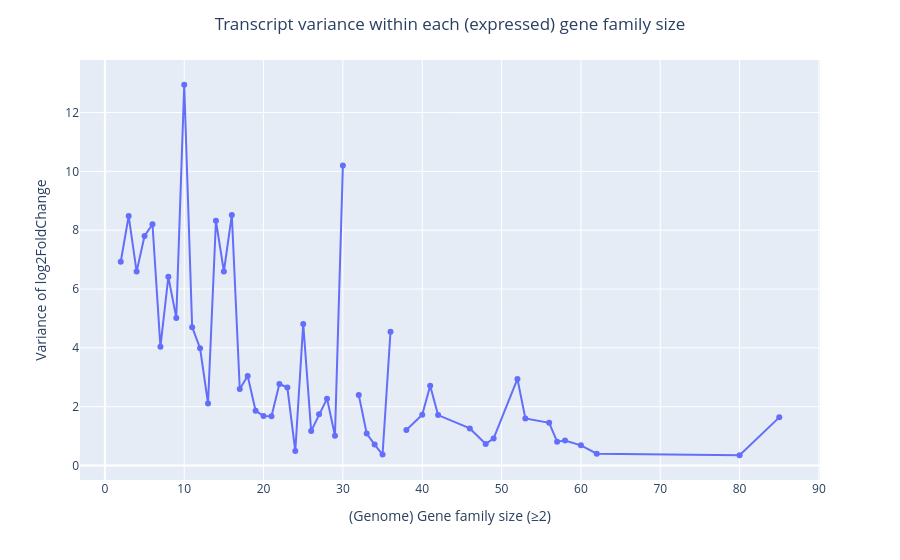

The notebook cell saved with this chart:
### Markdown cell above
Plot

### Code cell
fig3 = px.line(
    variance_by_size,
    x="hog_size_genome",
    y="variance",
    markers=True,
    hover_data={
        "n": True,
        "variance": ":.3f"
    }
)

fig3.update_layout(
     title=dict(text="Transcript variance within each (expressed) gene family size", x=0.5, xanchor="center"),
    xaxis_title="(Genome) Gene family size (≥2)",
    yaxis_title="Variance of log2FoldChange",
)
fig3.write_image("transcripts_variance_size.svg")
fig3.show()

### Figure 1 — Plotly figure (JSON) as saved in the notebook; plotly's stock layout.template omitted (floating-point values rounded to 4 significant figures)
{"data": [{"customdata": [[3355], [1068], [592], [343], [299], [196], [220], [148], [137], [124], [108], [88], [59], [86], [55], [51], [69], [37], [30], [59], [59], [83], [28], [29], [15], [11], [11], [24], [19], [1], [19], [18], [28], [13], [2], [1], [8], [11], [20], [17], [15], [24], [8], [14], [19], [17], [6], [7], [28], [23], [23], [2]], "hovertemplate": "hog_size_genome=%{x}<br>variance=%{y:.3f}<br>n=%{customdata[0]}<extra></extra>", "legendgroup": "", "line": {"color": "#636efa", "dash": "solid"}, "marker": {"symbol": "circle"}, "mode": "lines+markers", "name": "", "orientation": "v", "showlegend": false, "type": "scatter", "x": [2, 3, 4, 5, 6, 7, 8, 9, 10, 11, 12, 13, 14, 15, 16, 17, 18, 19, 20, 21, 22, 23, 24, 25, 26, 27, 28, 29, 30, 31, 32, 33, 34, 35, 36, 37, 38, 40, 41, 42, 46, 48, 49, 52, 53, 56, 57, 58, 60, 62, 80, 85], "xaxis": "x", "y": [6.928, 8.482, 6.592, 7.802, 8.203, 4.034, 6.414, 5.018, 12.94, 4.704, 3.984, 2.112, 8.321, 6.595, 8.52, 2.601, 3.043, 1.86, 1.685, 1.672, 2.771, 2.651, 0.4892, 4.813, 1.17, 1.74, 2.274, 1.012, 10.2, NaN, 2.401, 1.086, 0.7116, 0.374, 4.549, NaN, 1.206, 1.726, 2.715, 1.713, 1.261, 0.7302, 0.9205, 2.943, 1.601, 1.452, 0.812, 0.8474, 0.6854, 0.4023, 0.3489, 1.637], "yaxis": "y"}], "layout": {"legend": {"tracegroupgap": 0}, "margin": {"t": 60}, "title": {"text": "Transcript variance within each (expressed) gene family size", "x": 0.5, "xanchor": "center"}, "xaxis": {"anchor": "y", "domain": [0, 1], "title": {"text": "(Genome) Gene family size (≥2)"}}, "yaxis": {"anchor": "x", "domain": [0, 1], "title": {"text": "Variance of log2FoldChange"}}}}
